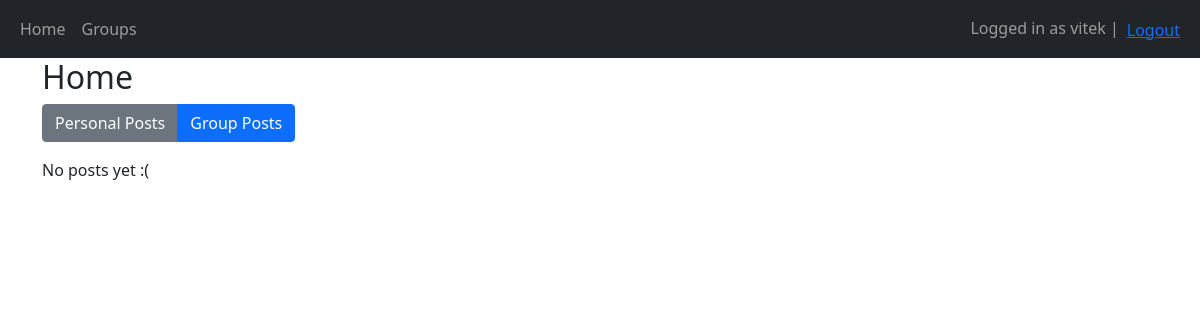
Page /?type=group (signed in) on the earlier database version.
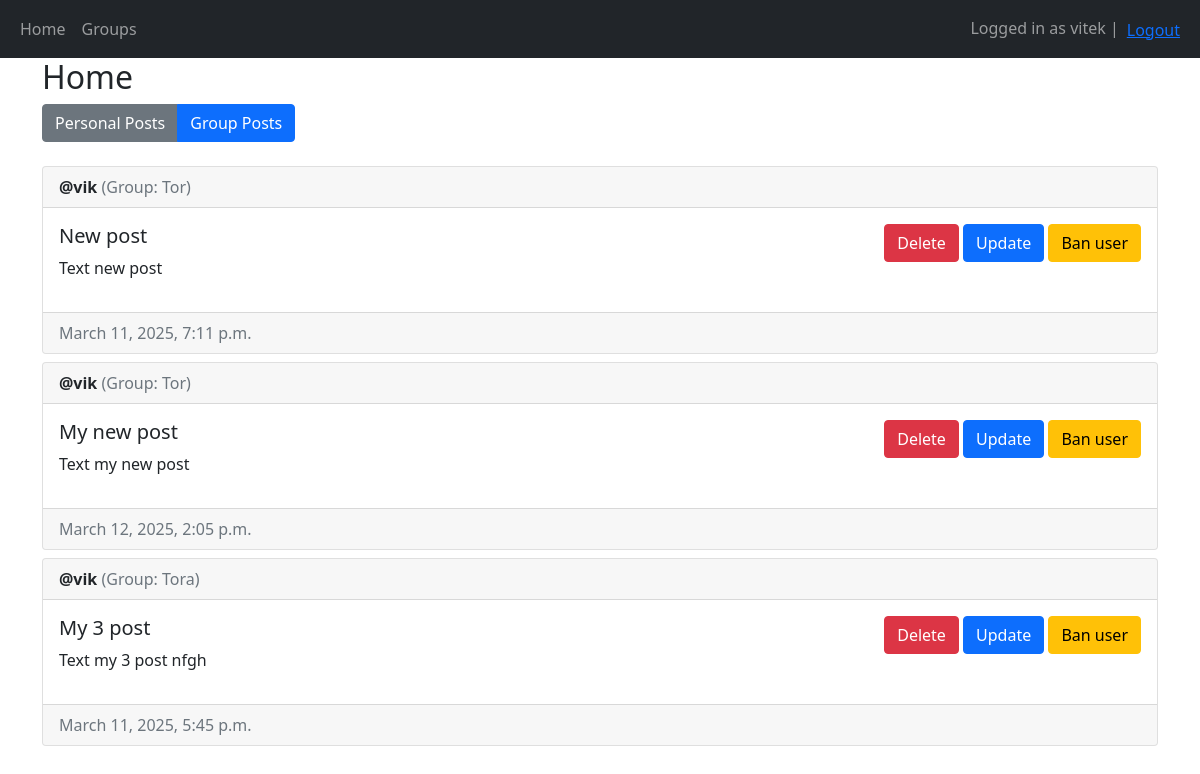
Same page on the later database version.
### main/models.py (models this page shows, shortened)
class Post(models.Model):
    author = models.ForeignKey(User, on_delete=models.CASCADE)
    group = models.ForeignKey(MyGroup, on_delete=models.CASCADE, related_name='posts', null=True, blank=True)
    title = models.CharField(max_length=200)
    description = models.TextField()
    created_at = models.DateTimeField(auto_now_add=True)
    update_at = models.DateTimeField(auto_now=True)

class MyGroup(models.Model):
    name = models.CharField(max_length=100, unique=True)
    members = models.ManyToManyField(User, related_name='user_groups')
    created_at = models.DateTimeField(auto_now_add=True)

### main/views.py (the view)
# urls.py: path('', views.home, name='home'),
@login_required(login_url='/login')
def home(request):
    post_type = request.GET.get('type', 'personal')
    if post_type == 'group':
        groups = MyGroup.objects.filter(members=request.user)
        posts = Post.objects.filter(group__in=groups)  # Фільтруємо пости за групами
    else:
        posts = Post.objects.filter(author=request.user, group__isnull=True)
    return render(request, 'main/home.html', {'posts': posts, 'post_type': post_type})

### main/templates/main/home.html (shortened to what this page needs)
{% extends 'main/base.html' %}
{% block content %}
<h2>Home</h2>
<div class="btn-group mb-3" role="group">
    <a href="?type=personal" class="btn btn-{% if post_type == 'personal' %}primary{% else %}secondary{% endif %}">
        Personal Posts
    </a>
    <a href="?type=group" class="btn btn-{% if post_type == 'group' %}primary{% else %}secondary{% endif %}">
        Group Posts
    </a>
</div>
{% for post in posts %}
<div class="card mt-2">
    <div class="card-header">
        <strong>@{{ post.author.username }}</strong>
        {% if post.group %}
            <span class="text-muted">(Group: {{ post.group.name }})</span>
        {% endif %}
    </div>
    <div class="card-body d-flex flex-row justify-content-between">
        <div>
            <h5 class="card-title">{{ post.title }}</h5>
            <p>{{ post.description }}</p>
        </div>
        <div>
            {% if user == post.author or perms.main.delete_post %}
                <form method="POST" action="{% url 'delete-post' post.id %}" style="display: inline;">
                    <button
                        type="submit"
                        class="btn btn-danger"
                        name="post-id"
                        value="{{ post.id }}">
                            Delete
                    </button>
                </form>
                <a
                    href="{% url 'update-post' post.id %}"
                    class="btn btn-primary">
                        Update
                </a>
            {% endif %}
            {% if user.is_staff %}
                <form method="POST" action="{% url 'ban-user' post.author.id %}" style="display: inline;">
                    <button
                        type="submit"
                        class="btn btn-warning"
                        name="user-id"
                        value="{{ post.author.id }}">
                            Ban user
                    </button>
                </form>
            {% endif %}
        </div>
    </div>
    <div class="card-footer text-muted">
        {{ post.created_at }}
    </div>
</div>
{% empty %}
<p>No posts yet :(</p>
{% endfor %}
{% endblock %}

### main/templates/main/base.html (shortened to what this page needs)
<!DOCTYPE html>
<html lang="en">
    <head>
        <link href="https://cdn.jsdelivr.net/npm/bootstrap@5.0.2/dist/css/bootstrap.min.css" rel="stylesheet">
    </head>
    <body>
        <nav class="navbar navbar-expand-lg navbar-dark bg-dark">
            <div class="container-fluid">
                <div>
                    <ul class="navbar-nav">
                        <li class="nav-item">
                            <a class="nav-link" href="{% url 'home' %}">Home</a>
                        </li>
                        <li class="nav-item">
                            <a class="nav-link" href="{% url 'group-list' %}">Groups</a>
                        </li>
                    </ul>
                </div>
                <div>
                    <ul class="navbar-nav">
                        {% if user.is_authenticated %}
                            <span class="navbar-text">Logged in as {{ user.username }} | </span>
                            <li class="nav-item">
                                <form method="POST" action="{% url 'logout' %}" class="nav-link">
                                    <button type="submit" class="btn btn-link" style="padding: 0; border: none; background: none;">Logout</button>
                                </form>
                            </li>
                        {% else %}
                            <li class="nav-item">
                                <a class="nav-link" href="/login">Login</a>
                            </li>
                        {% endif %}
                    </ul>
                </div>
            </div>
        </nav>
        <div class="container">
            {% block content %}
            {% endblock %}
        </div>
    </body>
</html>

Differences in the rows shown:
now on this page (row edited): Post: author.username "vik", group.name "Tor", title "New post", description "Text new post", {{ post.id }} 4 (drawn), created_at "March 11, 2025, 7:11 p.m."
added Post: author.username "vik", group.name "Tor", title "My new post", description "Text my new post", {{ post.id }} 6 (drawn), created_at "March 12, 2025, 2:05 p.m."
now on this page (row edited): Post: author.username "vik", group.name "Tora", title "My 3 post", description "Text my 3 post nfgh", {{ post.id }} 3 (drawn), created_at "March 11, 2025, 5:45 p.m."
Other differences:
text no longer shown: "No posts yet :("
